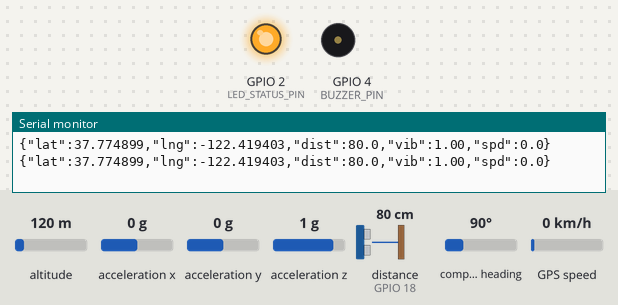
A sketch run on a simulated ESP32. On the bench: output pins drawn as LEDs (lit = HIGH), buzzer (waves = sounding, pin HIGH), the last lines printed to the serial monitor. Wiring (inferred from the names in the program): ultrasonic range finder: trigger GPIO 5; echo GPIO 18; MPU-6050 motion sensor at I2C address 0x68. The inputs (shaded band) are chosen by the test bench; at power-on: distance to the obstacle (sensor on GPIO 18) 80 cm, altitude 120 m, acceleration x 0 g, acceleration y 0 g, acceleration z 1 g, compass heading 90°, GPS speed 0 km/h. The echo pulse lasts 58.3 µs per cm; the GPS gets a fix after 3 s at 37.7749, -122.4194 with 8 satellites; pins used as bus, display or sensor lines are not drawn.

Above: at 16.4 s.
16.5 s: distance to the obstacle (sensor on GPIO 18) set to 25 cm
22.7 s: distance to the obstacle (sensor on GPIO 18) set to 22 cm
At 23.5 s:
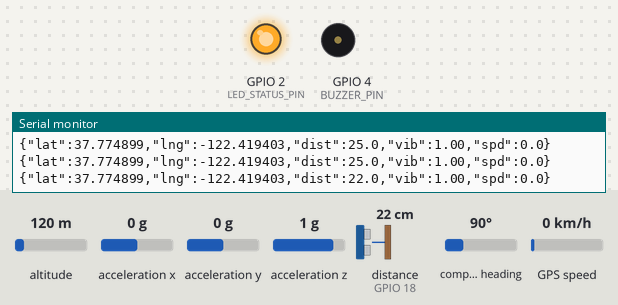
24.2 s: distance to the obstacle (sensor on GPIO 18) set to 35 cm
At 27.33 s:
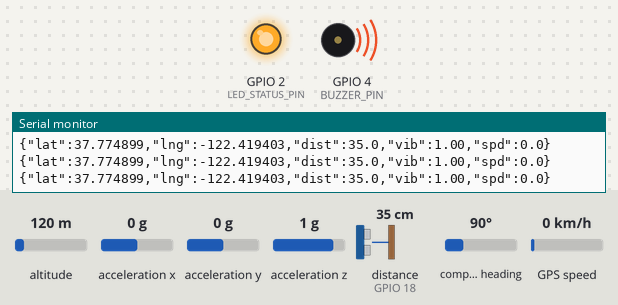
31.9 s: distance to the obstacle (sensor on GPIO 18) set to 2 cm
At 33.0 s:
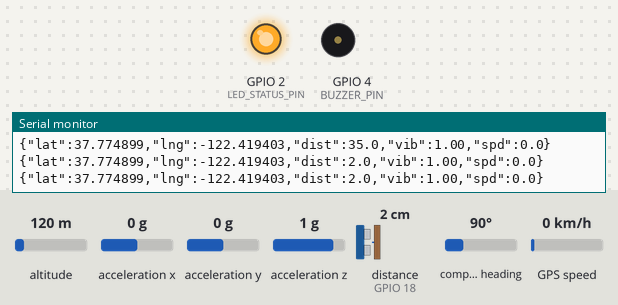
Timing chart, 0 to 34.4 s (numbered marks = the images above; inputs shaded):
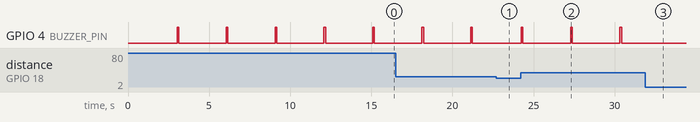

Measured:
- after the input at 22.7 s, GPIO 4 (BUZZER_PIN): stays LOW (without the input it goes to HIGH after 1.4 s)
- after the input at 24.2 s, GPIO 4 (BUZZER_PIN): alternates HIGH for 0.10 s and LOW for 2.9 s, starting after 0.05 s
- after the input at 31.9 s, GPIO 4 (BUZZER_PIN): stays LOW (without the input it goes to HIGH after 1.5 s)
- by itself, GPIO 4 (BUZZER_PIN): alternates HIGH for 0.10 s and LOW for 2.9 s

The sketch:

esp32_pothole_detector.ino
```cpp
/*
 * =====================================================================================
 * Project: IoT Model for Pothole Detection, Geolocation, and Alert Using Email
 * Hardware: ESP32 Development Board, NEO-6M GPS, HC-SR04 Ultrasonic, MPU-6050 IMU
 * =====================================================================================
 * Description:
 *   Continuously monitors vehicle undercarriage distance using HC-SR04 and vertical
 *   acceleration spikes using MPU-6050 accelerometer. Reads real-time latitude,
 *   longitude, and speed from the NEO-6M GPS module via HardwareSerial2.
 *
 *   When a pothole is detected:
 *   1. Evaluates severity based on depth drop (cm) and impact shock (g).
 *   2. Outputs structured JSON telemetry over Serial (115200 baud) to Edge computer.
 *   3. Optional: Connects to WiFi and dispatches alert directly.
 * =====================================================================================
 */

#include <Wire.h>
#include <TinyGPS++.h>
#include <WiFi.h>

// ----------------- PIN DEFINITIONS -----------------
// HC-SR04 Ultrasonic Sensor
#define TRIG_PIN 5
#define ECHO_PIN 18

// NEO-6M GPS Module (Serial2 on ESP32: RX=16, TX=17)
#define GPS_RX_PIN 16
#define GPS_TX_PIN 17
#define GPS_BAUD 9600

// Status & Alert LEDs / Buzzer
#define LED_STATUS_PIN 2     // Onboard LED
#define BUZZER_PIN 4         // Optional buzzer for audio alert

// ----------------- MPU-6050 REGISTERS -----------------
const int MPU_ADDR = 0x68;   // I2C address of MPU-6050

// ----------------- DETECTION THRESHOLDS -----------------
float baselineClearanceCm = 20.0;    // Calibrated on flat road
const float MINOR_DEPTH_DROP = 4.0;  // 4cm drop
const float SEVERE_DEPTH_DROP = 9.0; // 9cm drop
const float VIBRATION_SPIKE_G = 1.6; // Vertical acceleration threshold (1.0g is normal gravity)
const unsigned long COOLDOWN_MS = 3000; // 3-second cooldown between detections

// ----------------- OBJECTS & STATE -----------------
TinyGPSPlus gps;
HardwareSerial gpsSerial(2);

unsigned long lastDetectionTime = 0;
float currentLat = 0.0;
float currentLng = 0.0;
float currentSpeedKmh = 0.0;

// Function Prototypes
void initMPU6050();
void readAccelerometer(float &ax, float &ay, float &az);
float readUltrasonicDistanceCm();
void calibrateGroundClearance();

void setup() {
  Serial.begin(115200);
  delay(1000);
  Serial.println("\n[SYSTEM] Booting Pothole Detection & Geolocation Unit...");

  // Pin modes
  pinMode(TRIG_PIN, OUTPUT);
  pinMode(ECHO_PIN, INPUT);
  pinMode(LED_STATUS_PIN, OUTPUT);
  pinMode(BUZZER_PIN, OUTPUT);
  digitalWrite(LED_STATUS_PIN, LOW);
  digitalWrite(BUZZER_PIN, LOW);

  // Initialize I2C for MPU-6050
  Wire.begin(21, 22); // SDA=21, SCL=22
  initMPU6050();

  // Initialize GPS UART
  gpsSerial.begin(GPS_BAUD, SERIAL_8N1, GPS_RX_PIN, GPS_TX_PIN);
  Serial.println("[GPS] Listening for NMEA sentences on Serial2...");

  // Calibrate nominal clearance on flat surface
  calibrateGroundClearance();

  Serial.println("[SYSTEM] Ready! Scanning road conditions...");
  digitalWrite(LED_STATUS_PIN, HIGH);
}

void loop() {
  // 1. Process incoming GPS bytes
  while (gpsSerial.available() > 0) {
    gps.encode(gpsSerial.read());
  }

  if (gps.location.isValid()) {
    currentLat = gps.location.lat();
    currentLng = gps.location.lng();
    currentSpeedKmh = gps.speed.kmph();
  }

  // 2. Measure Ultrasonic Distance
  float measuredDistance = readUltrasonicDistanceCm();

  // 3. Measure Accelerometer Vertical Force
  float ax = 0, ay = 0, az = 0;
  readAccelerometer(ax, ay, az);
  float vibrationG = abs(az); // Normal is ~1.0g

  // 4. Evaluate Pothole Conditions
  float depthDrop = measuredDistance - baselineClearanceCm;
  unsigned long now = millis();

  bool isPothole = false;
  String severity = "LOW";

  if (now - lastDetectionTime > COOLDOWN_MS) {
    if (depthDrop >= SEVERE_DEPTH_DROP || vibrationG >= 2.6) {
      isPothole = true;
      severity = "HIGH";
    } else if (depthDrop >= MINOR_DEPTH_DROP || vibrationG >= VIBRATION_SPIKE_G) {
      isPothole = true;
      severity = (depthDrop >= 7.0 || vibrationG >= 2.0) ? "MEDIUM" : "LOW";
    }
  }

  // 5. Handle Detection Event
  if (isPothole) {
    lastDetectionTime = now;

    // Audible / visual alert
    digitalWrite(BUZZER_PIN, HIGH);
    delay(100);
    digitalWrite(BUZZER_PIN, LOW);

    // Emit structured JSON over USB Serial for Edge Companion / Python Server
    Serial.print("{\"type\":\"POTHOLE\",\"lat\":");
    Serial.print(currentLat, 6);
    Serial.print(",\"lng\":");
    Serial.print(currentLng, 6);
    Serial.print(",\"dist\":");
    Serial.print(measuredDistance, 1);
    Serial.print(",\"depth\":");
    Serial.print(depthDrop, 1);
    Serial.print(",\"vib\":");
    Serial.print(vibrationG, 2);
    Serial.print(",\"spd\":");
    Serial.print(currentSpeedKmh, 1);
    Serial.print(",\"severity\":\"");
    Serial.print(severity);
    Serial.println("\"}");
  } else {
    // Normal periodic telemetry output (every 500ms)
    static unsigned long lastTelemetry = 0;
    if (now - lastTelemetry > 500) {
      lastTelemetry = now;
      Serial.print("{\"lat\":");
      Serial.print(currentLat, 6);
      Serial.print(",\"lng\":");
      Serial.print(currentLng, 6);
      Serial.print(",\"dist\":");
      Serial.print(measuredDistance, 1);
      Serial.print(",\"vib\":");
      Serial.print(vibrationG, 2);
      Serial.print(",\"spd\":");
      Serial.print(currentSpeedKmh, 1);
      Serial.println("}");
    }
  }

  delay(50);
}

// ----------------- SENSOR HELPER FUNCTIONS -----------------

void initMPU6050() {
  Wire.beginTransmission(MPU_ADDR);
  Wire.write(0x6B); // PWR_MGMT_1 register
  Wire.write(0);    // Wake up MPU-6050
  Wire.endTransmission(true);
  Serial.println("[IMU] MPU-6050 initialized.");
}

void readAccelerometer(float &ax, float &ay, float &az) {
  Wire.beginTransmission(MPU_ADDR);
  Wire.write(0x3B); // ACCEL_XOUT_H
  Wire.endTransmission(false);
  Wire.requestFrom(MPU_ADDR, 6, true);

  if (Wire.available() >= 6) {
    int16_t rawX = Wire.read() << 8 | Wire.read();
    int16_t rawY = Wire.read() << 8 | Wire.read();
    int16_t rawZ = Wire.read() << 8 | Wire.read();

    // Default sensitivity scale factor is 16384 LSB/g for +/- 2g range
    ax = rawX / 16384.0;
    ay = rawY / 16384.0;
    az = rawZ / 16384.0;
  }
}

float readUltrasonicDistanceCm() {
  digitalWrite(TRIG_PIN, LOW);
  delayMicroseconds(2);
  digitalWrite(TRIG_PIN, HIGH);
  delayMicroseconds(10);
  digitalWrite(TRIG_PIN, LOW);

  long duration = pulseIn(ECHO_PIN, HIGH, 30000); // 30ms timeout
  if (duration == 0) return baselineClearanceCm; // Return baseline if out of range

  // Speed of sound: 343 m/s = 0.0343 cm/microsecond. Divide by 2 for round-trip.
  float distance = (duration * 0.0343) / 2.0;
  return distance;
}

void calibrateGroundClearance() {
  Serial.println("[CALIB] Measuring baseline road clearance...");
  float sum = 0;
  int validSamples = 0;

  for (int i = 0; i < 20; i++) {
    float d = readUltrasonicDistanceCm();
    if (d > 10.0 && d < 60.0) {
      sum += d;
      validSamples++;
    }
    delay(50);
  }

  if (validSamples > 0) {
    baselineClearanceCm = sum / validSamples;
    Serial.print("[CALIB] Baseline Clearance established: ");
    Serial.print(baselineClearanceCm);
    Serial.println(" cm");
  } else {
    Serial.println("[CALIB] Warning: Defaulting to 20.0 cm clearance.");
  }
}
```
